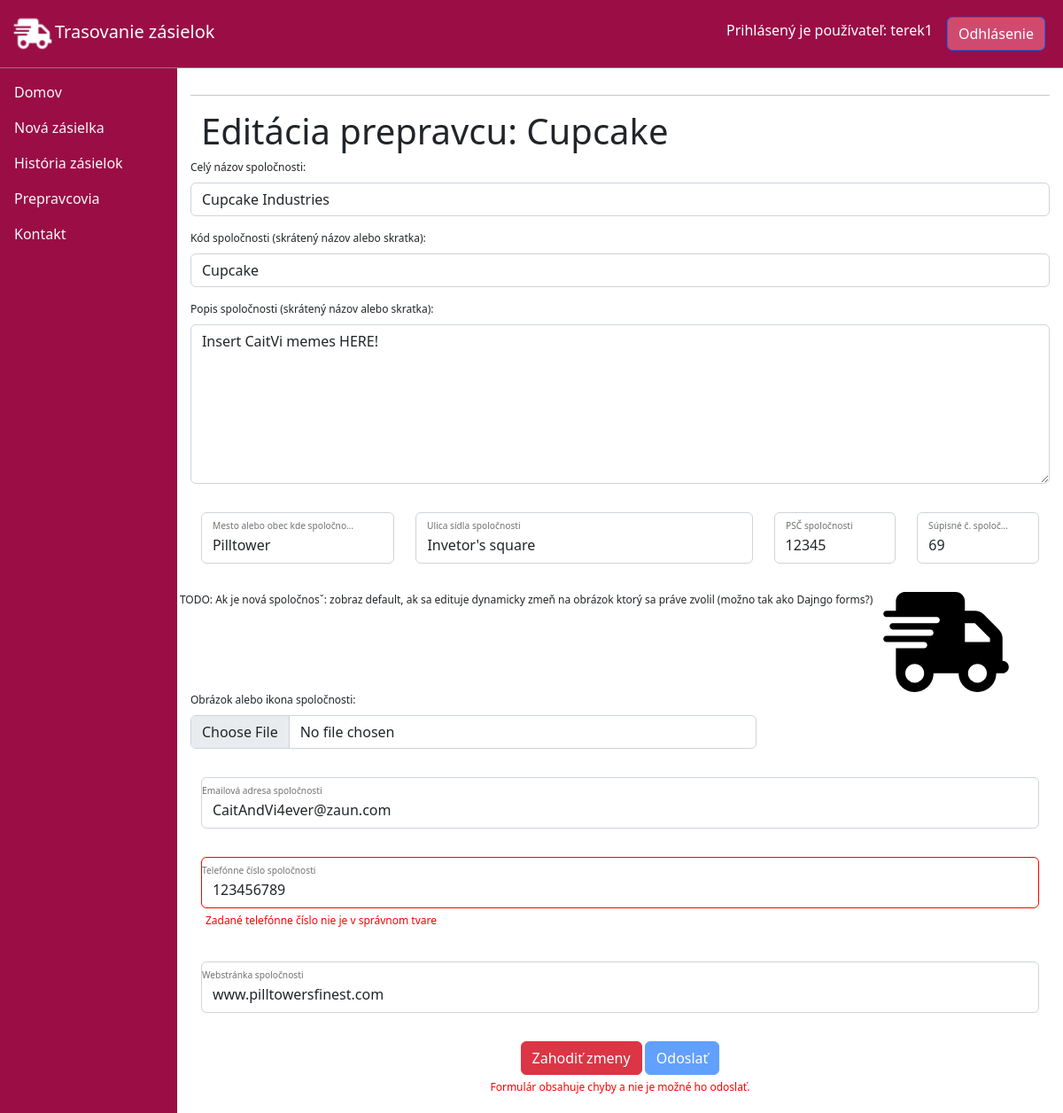
Page /editDeliveryCompany/3/ (signed in) on the committed database.
### base/models.py (models this page shows, shortened)
class DeliveryCompany(models.Model):
    deliveryCompanyCode = models.CharField(max_length=100, default="Neznámy doparvca")
    deliveryCompanyDescription = models.TextField(null=True, blank=True)
    addressId = models.ForeignKey(Address, on_delete=models.SET_NULL, null=True)
    phone = models.CharField(max_length=13, default="+421##########")
    email = models.CharField(max_length=100, default="###@email")
    website = models.CharField(max_length=100, null=True, blank=True)
    fullCompanyName = models.CharField(max_length=100, default="###")
    iconPath = models.TextField(null=True, blank=True)
    icon = models.ImageField(null=True, default="deliveryCompany_default.svg")
    updated = models.DateTimeField(auto_now=True)
    created = models.DateTimeField(auto_now_add=True)
    class Meta:
        ordering = ['deliveryCompanyCode', 'fullCompanyName']

class Address(models.Model):
    city = models.CharField(max_length=100, default="neznáme mesto")
    zipCode = models.CharField(max_length=5, default="## ###")
    street = models.CharField(max_length=100, default="neznáma ulica")
    streetNumber = models.CharField(max_length=50, default="#")
    updated = models.DateTimeField(auto_now=True)
    created = models.DateTimeField(auto_now_add=True)

### base/views.py (the view, shortened to what this page needs)
# urls.py: path('editDeliveryCompany/<str:pk>/', views.editDeliveryCompany, name='editDeliveryCompany'),
@login_required(login_url='login')
def editDeliveryCompany(request, pk):
    if not request.user.is_staff:
        return HttpResponse('Na toto nemáš povolenie!!!')
    page='edit'
    deliveryCompany = DeliveryCompany.objects.get(id=pk)
    deliveryCompany_form = DeliveryCompanyForm(instance=deliveryCompany)
    address_form = AddressForm(instance=deliveryCompany.addressId)
    context = {'deliveryCompany_form': deliveryCompany_form, 'address_form': address_form, 'deliveryCompany': deliveryCompany, 'page': page}
    return render(request, 'base/DeliveryCompanies/deliveryCompany_form.html', context)

### base/forms.py
class DeliveryCompanyForm(ModelForm):
    class Meta:
        model = DeliveryCompany
        fields = ['deliveryCompanyCode', 'deliveryCompanyDescription',
                  'phone', 'email', 'website',
                  'fullCompanyName', 'iconPath']
        labels = {
            'deliveryCompanyCode': 'Kód spoločnosti (skrátený názov alebo skratka):',
            'fullCompanyName': 'Celý názov spoločnosti:',
            'deliveryCompanyDescription': 'Popis spoločnosti:',
            'phone': 'Telefónne číslo spoločnosti:',
            'email': 'Emailová adresa spoločnosti:',
            'website': 'Webstránka spoločnosti:',
            'iconPath': 'Cesta ku obrázku spoločnosti:'
        }

class AddressForm(ModelForm):
    class Meta:
        model = Address
        fields = ['city', 'zipCode', 'street', 'streetNumber']
        labels = {
            'city': 'Mesto alebo obec:',
            'zipCode': 'PSČ:',
            'street': 'Ulica:',
            'streetNumber': 'Súpisné číslo:'
        }

### base/templates/base/DeliveryCompanies/deliveryCompany_form.html (shortened to what this page needs)
{% extends 'main.html' %}
{% block content %}
{% load static %}
<hr>
<div class="container-fluid col-12">
    <div class="row">
        <div class="container col-8">
            {% if page == 'edit' %}
                <h1>Editácia prepravcu: {{ deliveryCompany.deliveryCompanyCode }}</h1>
            {% else %}
            <h1>Pridanie nového prepravcu</h1>
            {% endif %}
        </div>
        <div class="container col-4"></div>
    </div>
</div>
<form method="POST">
    <div class="mb-3">
        <label for="fullCompanyName" class="form-label">Celý názov spoločnosti:</label>
        <input type="text" class="form-control" id="fullCompanyName" name="fullCompanyName" value="{{ deliveryCompany.fullCompanyName }}" required>
    </div>
    <div class="mb-3">
        <label for="deliveryCompanyCode" class="form-label">Kód spoločnosti (skrátený názov alebo skratka):</label>
        <input type="text" class="form-control" id="deliveryCompanyCode" name="deliveryCompanyCode" value="{{ deliveryCompany.deliveryCompanyCode }}" required>
    </div>
    <div class="mb-3">
        <label for="deliveryCompanyDescription" class="form-label">Popis spoločnosti (skrátený názov alebo skratka):</label>
        <textarea type="text" class="form-control" id="deliveryCompanyDescription" name="deliveryCompanyDescription" style="height: 180px">{{ deliveryCompany.deliveryCompanyDescription }}</textarea>
    </div>
    <div class="mb-3">
        <div class="container-fluid">
            <div class="row">
                <div class="col-sm-5 col-md-3">
                    <div class="form-floating mb-3 mt-3">
                        <input type="text" class="form-control" id="city" placeholder="Zadaj mesto/obec" value="{{ deliveryCompany.addressId.city }}" name="city" required>
                        <label for="city">Mesto alebo obec kde spoločnost sídli</label>
                    </div>
                </div>
                <div class="col-sm-7 col-md-5">
                    <div class="form-floating mb-3 mt-3">
                        <input type="text" class="form-control" id="street" placeholder="Zadaj ulicu" name="street" value="{{ deliveryCompany.addressId.street }}" required>
                        <label for="street">Ulica sídla spoločnosti</label>
                    </div>
                </div>
                <div class="col-6 col-sm-4 col-md-2">
                    <div class="form-floating mb-3 mt-3">
                        <input type="number" class="form-control" id="zipCode" placeholder="Zadaj PSČ" name="zipCode" value="{{ deliveryCompany.addressId.zipCode }}" required>
                        <label for="zipCode">PSČ spoločnosti</label>
                    </div>
                </div>
                <div class="col-6 col-sm-4 col-md-2">
                    <div class="form-floating mb-3 mt-3">
                        <input type="number" class="form-control" id="streetNumber" placeholder="Zadaj súpisné číslo" name="streetNumber" value="{{ deliveryCompany.addressId.streetNumber }}" required>
                        <label for="streetNumber">Súpisné č. spoločnosti</label>
                    </div>
                </div>
            </div>
        </div>
    </div>
    <div class="mb-3">
        <div class="row">
            TODO: Ak je nová spoločnosˇ: zobraz default, ak sa edituje dynamicky zmeň na obrázok ktorý sa práve zvolil (možno tak ako Dajngo forms?)
            <div class="col-3 col-sm-4 col-md-2">
                <img src="{% static 'images/deliveryCompany_default.svg' %}" class="ikona-obchodu-maxi">
            </div>
            <div class="col-9 col-sm-8 col-md-8">
                <label for="icon" class="form-label">Obrázok alebo ikona spoločnosti:</label>
                <input class="form-control" type="file" accept="image/*" id="icon" name="icon" value="{% static 'images/deliveryCompany_default.svg' %}">
            </div>
        </div>
    </div>
    <div class="mb-3">
        <div class="container-fluid">
            <div class="row">
                <div class="form-floating mb-3 mt-3">
                    <input type="email" class="form-control" id="email" placeholder="Zadaj email" name="email" value="{{ deliveryCompany.email }}" required>
                    <label for="email">Emailová adresa spoločnosti</label>
                </div>
                <div class="form-floating mb-3 mt-3">
                    <input type="tel" class="form-control" id="phone" placeholder="Zadaj telefónne číslo" name="phone" value="{{ deliveryCompany.phone }}" required>
                    <label for="phone">Telefónne číslo spoločnosti</label>
                </div>
                <div class="form-floating mb-3 mt-3">
                    <input type="text" class="form-control" id="website" placeholder="Zadaj webstránku" name="website" value="{{ deliveryCompany.website }}" required>
                    <label for="website">Webstránka spoločnosti</label>
                </div>
            </div>
        </div>
    </div>
    <div class="container-fluid text-center">
        {% if page == 'edit' %}
        <a href="{% url 'deliveryCompanies' %}" class="btn btn-danger">Zahodiť zmeny</a>
        {% endif %}
        <button id="submit" type="submit" class="btn btn-primary">Odoslať</button>
        <div id="submit-info">
            Formulár obsahuje chyby a nie je možné ho odoslať.
        </div>
    </div>
</form>
{% endblock content %}

### templates/main.html (shortened to what this page needs)
<!DOCTYPE html>
{% load static %}
<html lang="en">
<head>
    <link href="https://cdn.jsdelivr.net/npm/bootstrap@5.2.2/dist/css/bootstrap.min.css" rel="stylesheet"
>
    <link rel="stylesheet" type="text/css" media="screen" href="{% static 'css/styl.css' %}">
</head>
<body>
    <div class="hlavicka fixed-top">
        <nav class="navbar navbar-expand-md navbar-dark punchPinkDark">
            <div class="container-fluid">
                <a class="navbar-brand" href="{% url 'home' %}"><img src="{% static 'images/favicon.ico' %}">Trasovanie zásielok</a>
                {% if request.user.is_authenticated %}
                <p class="whiteText me-3 mt-2">Prihlásený je používateľ: {{request.user}}</p>
                <a type="button" class="logout-button btn btn-primary punchPink me-2" href="{% url 'logout' %}">Odhlásenie</a>
                {% else %}
                <a type="button" class="login-button btn btn-primary me-2" href="{% url 'login' %}">Prihlásenie</a>
                <a type="button" class="register-button btn btn-primary punchPinkDark me-2" href="{% url 'register' %}">Registrácia</a>
                {% endif %}
            </div>
        </nav>
    </div>
    <main class="main">
        <div class="navigacia efekt-hover punchPinkDark" id="sidebar">
            <ul class="navbar-nav nav-pills flex-column p-2 sticky-top">
                <li class="nav-item">
                    <a class="nav-link link-light p-2" href="{% url 'home' %}">Domov</a>
                </li>
                <li class="nav-item">
                    <a class="nav-link link-light p-2" href="{% url 'newPackage' %}">Nová zásielka</a>
                </li>
                <li class="nav-item">
                    <a class="nav-link link-light p-2" href="{% url 'history' %}">História zásielok</a>
                </li>
                <li class="nav-item">
                    <a class="nav-link link-light p-2" href="{% url 'deliveryCompanies' %}">Prepravcovia</a>
                </li>
                <li class="nav-item">
                    <a class="nav-link link-light p-2" href="{% url 'contact' %}">Kontakt</a>
                </li>
            </ul>
        </div>
        <div class="web-content obsah">
            {% block content %}
            {% endblock %}
        </div>
    </main>
</body>
</html>

### static/css/styl.css (style rules this page uses)
.navbar { border-bottom: 1px solid grey; }
.navbar-brand img { width: 50px; }
* { box-sizing: border-box; }
.whiteText { color: white; }
.hlavicka { width: 100%; }
.main { margin-top: 56px; width: 100%; }
.obsah { margin-left: 16.66%; width: 83.34%; margin-top: 76px; font-size: 12px; padding: 15px; }
.navigacia { position: fixed; margin: 0; width: 16.66%; bottom: 0; top: 76px; }
.ikona-obchodu-maxi { object-fit: scale-down; width: 100%; height: 100%; }
.has-error textarea, .has-error input { border-color: red; }
#submit-info { display: none; padding: 5px; color: red; }
.punchPink { background-color: #D04A70; }
.punchPinkDark { background-color: #9A0E45; }

### rows in the picture
DeliveryCompany: deliveryCompanyCode "Cupcake", fullCompanyName "Cupcake Industries", deliveryCompanyDescription "Insert CaitVi memes HERE!", city "Pilltower", street "Invetor's square", zipCode "12345", streetNumber "69", email "CaitAndVi4ever@zaun.com", phone "123456789", website "www.pilltowersfinest.com"

### other values in the picture
{{ request.user }} "terek1"
